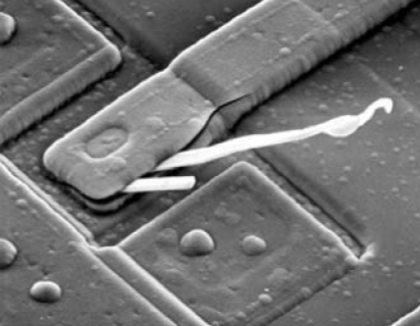
%> input picture Lab6_Filtering_in_Freq_Domain/circuit.png, 420 x 326 px
$ octave ver2.m   (GNU Octave 9; MATLAB toolbox functions it lacks are replaced by stand-ins)
%> lines starting %> are read from the running program, lines starting %| are printed output that depends on the picture; in (x1, y1, x2, y2) boxes, pixels count from 0 and x2, y2 are one past the last pixel; in counts of white or black regions, pixels touching at a corner belong together; the program's own positions count from 1
clc
clear all
close all

%% step 1
% f(x,y) of size MxN, obtain the padding parameters P(=2M) and Q(=2N)
I = imread('circuit.png');
%> I is the input picture: size 326x420x3 uint8; min 0, max 255, mean 113.2
I = rgb2gray(I);
%> I: size 326x420 uint8
figure(1); subplot(3,3,1),imshow(I); title('input');
[M, N] = size(I);
%> M = 326; N = 420
P = 2*M; Q = 2*N;
%> after `P = 2*M`: P = 652
%> after `Q = 2*N`: Q = 840
%F(1,1)=15493085

%% step 2. 제로 패딩으로 PxQ행렬 만들기
%Form a padded image, fp(x,y) of PxQ by appending the necessary number of zeros to f(x,y)
padded_im = zeros(P,Q);
padded_im(1:M,1:N) =  double(I);
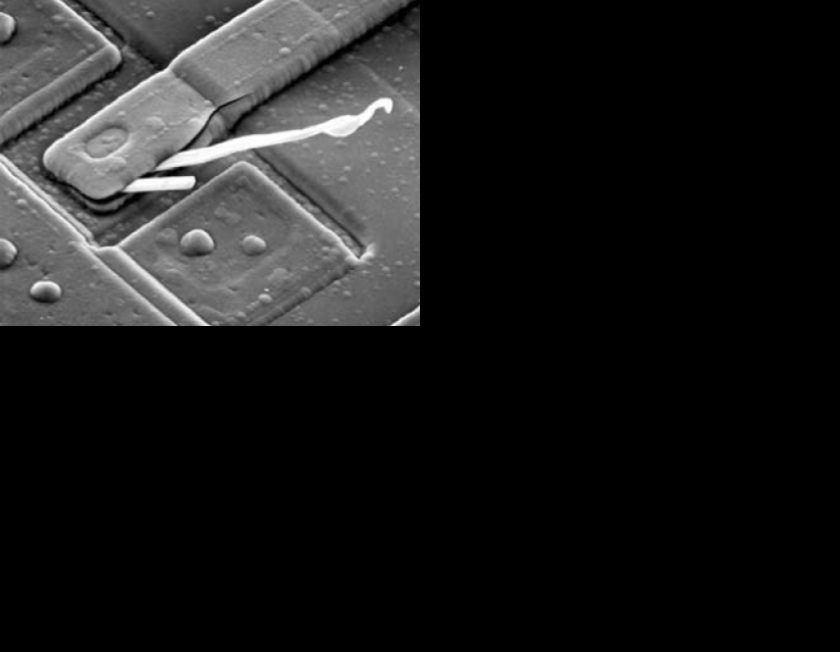
%> padded_im: size 652x840 double; min 0, max 255, mean 28.3

subplot(3,3,2),imshow(uint8(padded_im)); title('padded image');

%% step 3. 대칭적인 주파수 domain 이미지 획득을 위함
% Multiply fp(x,y) by (-1)^(x+y) to center its transform = shift 효과

for i = 1:P
    for j = 1:Q
        padded_im(i,j) = padded_im(i,j)*(-1)^(i+j);
    end
end
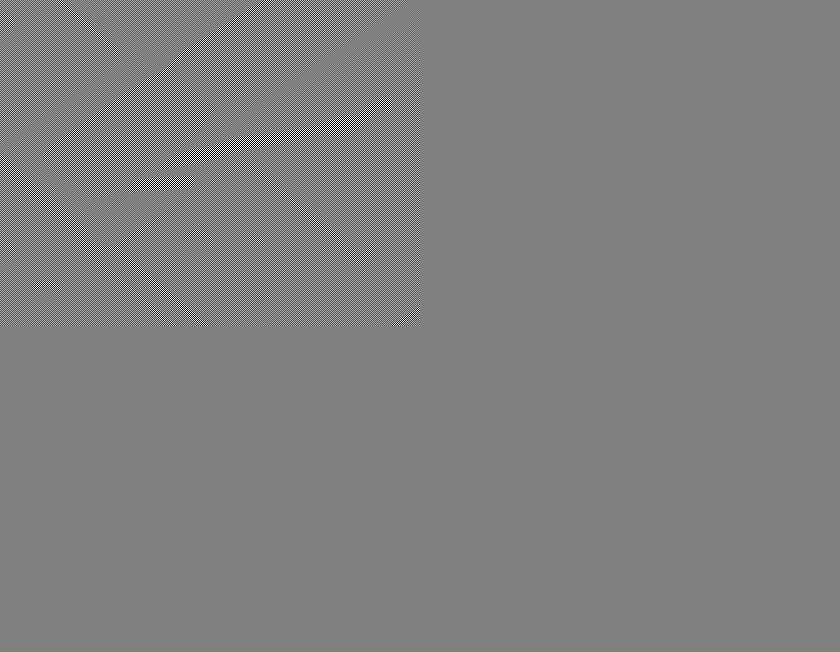
%> padded_im: size 652x840 double; 12.49% of pixels changed, all inside (x1, y1, x2, y2) = (0, 0, 420, 326); drawn with min black and max white

subplot(3,3,3),imshow(uint8(padded_im)); title('Multiplying by (-1)**(x*y)');
%> after `imshow(uint8(padded_im))`:
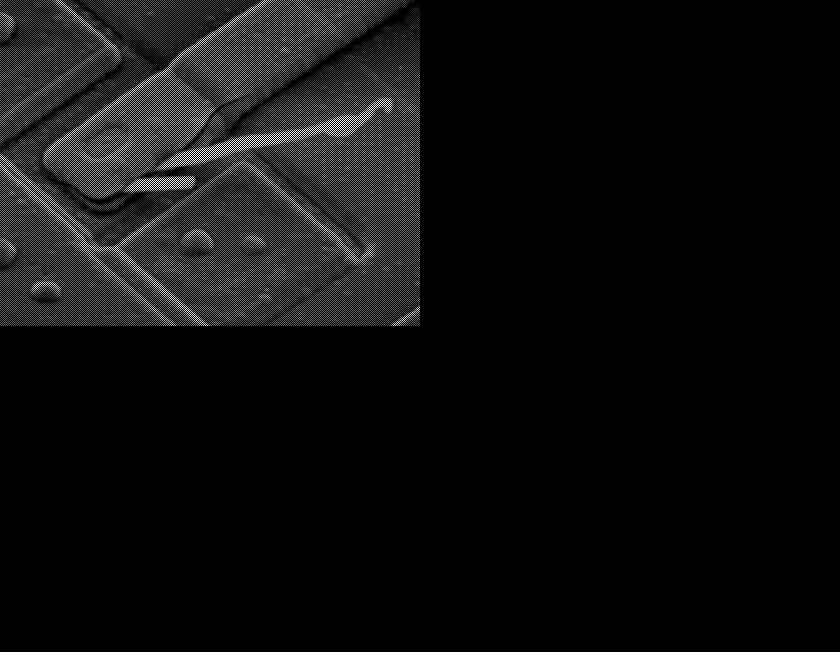
%> displayed picture: size 652x840, on the screen's scale of 0 to 255; min 0, max 255, mean 14.1
%% step 4
% Compute the DFT, F(u,v) of the image from step3
F = fft2(padded_im); % DFT
%F(1,1)
subplot(3,3,4), imshow(log(abs(F)+1),[]); title('frequency');
%> after `imshow(log(abs(F)+1),[])`:
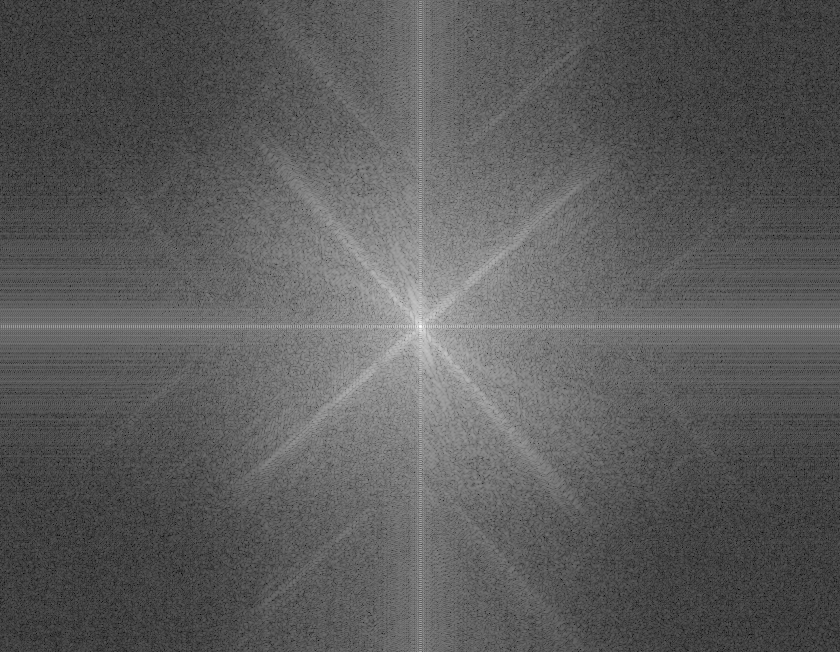
%> displayed picture: size 652x840, on the screen's scale of 0 to 255; min 0, max 255, mean 91.4

%% step 5
% Generate a real, symmetric filter function, H(u,v),
% of size PxQ with center at coordinates(P/2, Q/2)
% 좌표 중심으로


H = zeros(P,Q);
n = 2; % filter order
D0 = 100; % cut-off frquency
D = @(x,y) sqrt(x^2 + y^2);
for i=1:P
for j=1:Q
H(i,j) = exp(-D(i - P/2,j - Q/2)^2/(2*D0^2));
end
end
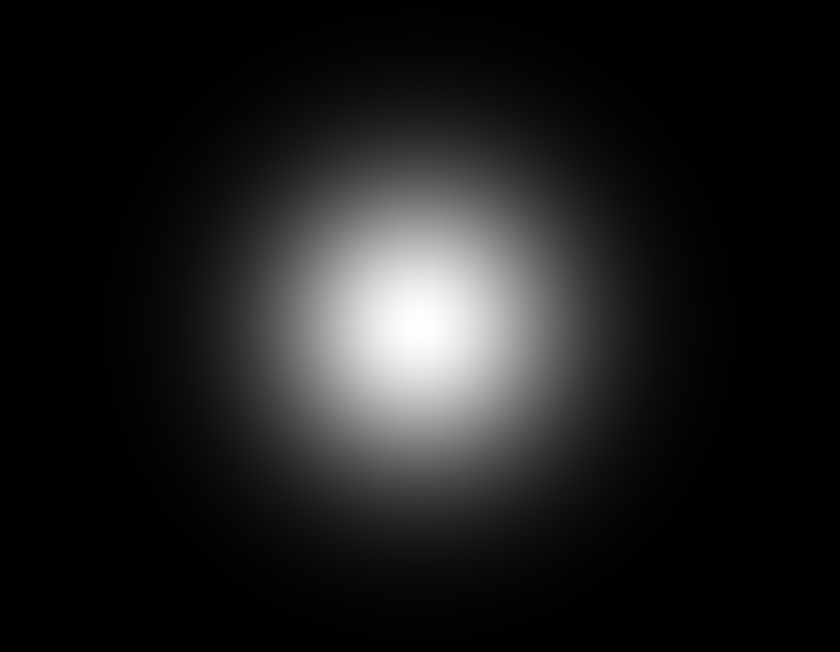
%> H: size 652x840 double; min 7.27e-07, max 1, mean 0.115


subplot(3,3,5), imshow(H,[]); title('H');
%% step 6
% Form the product G(u,v) = H(u,v)F(u,v) using array multiplication
G = H.*F;
% magG = abs(G);
% subplot(2,2,3), imagesc(log(1+magG)); title('fitered spectrum');
subplot(3,3,6), imshow(log(abs(G)+1),[]); title('filtered frequency'); %필터링된 이미지의 주파수 domain
%> after `imshow(log(abs(G)+1),[])`:
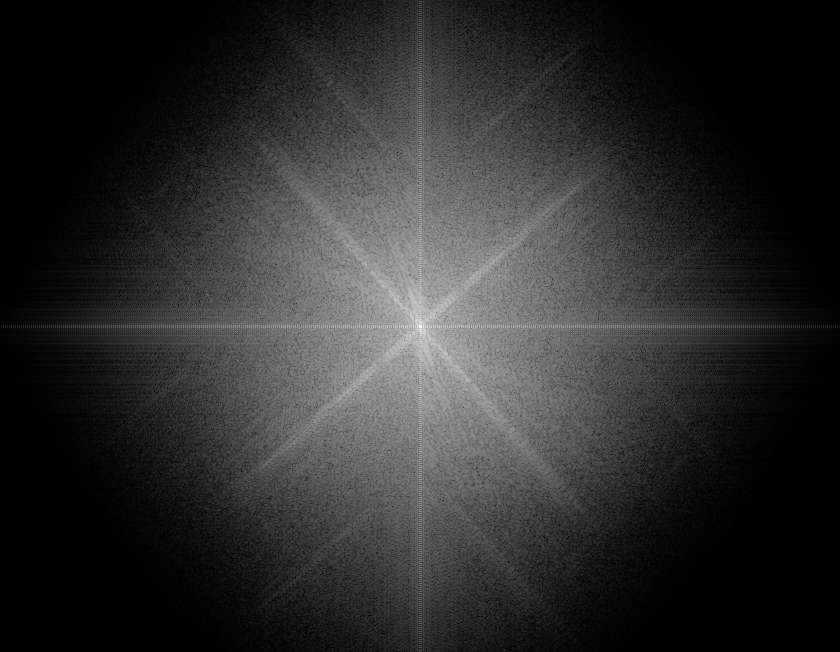
%> displayed picture: size 652x840, on the screen's scale of 0 to 255; min 0, max 255, mean 44.6

%% step 7
% Obtain the processed image
g = real(ifft2(G));
for i = 1:P
    for j = 1:Q
        g(i,j) = g(i,j)*((-1)^(i+j));
    end
end

g = uint8(g);
%> g: size 652x840 uint8

subplot(3,3,7), imshow(g); title('filtered image');

%% step 8
% Obtain the final processed result, g(x,y)
% by extraction the MxN region from the top,left quadrant of gp(x,y)
result = g(1:M,1:N);
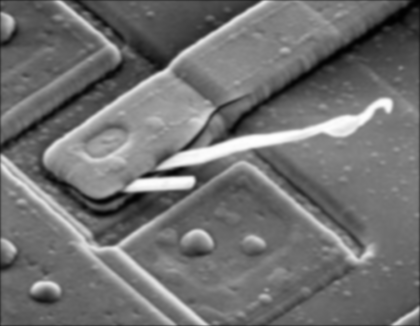
%> result: size 326x420 uint8; min 0, max 255, mean 112.7
subplot(3,3,8), imshow(result); title('recovery image');
